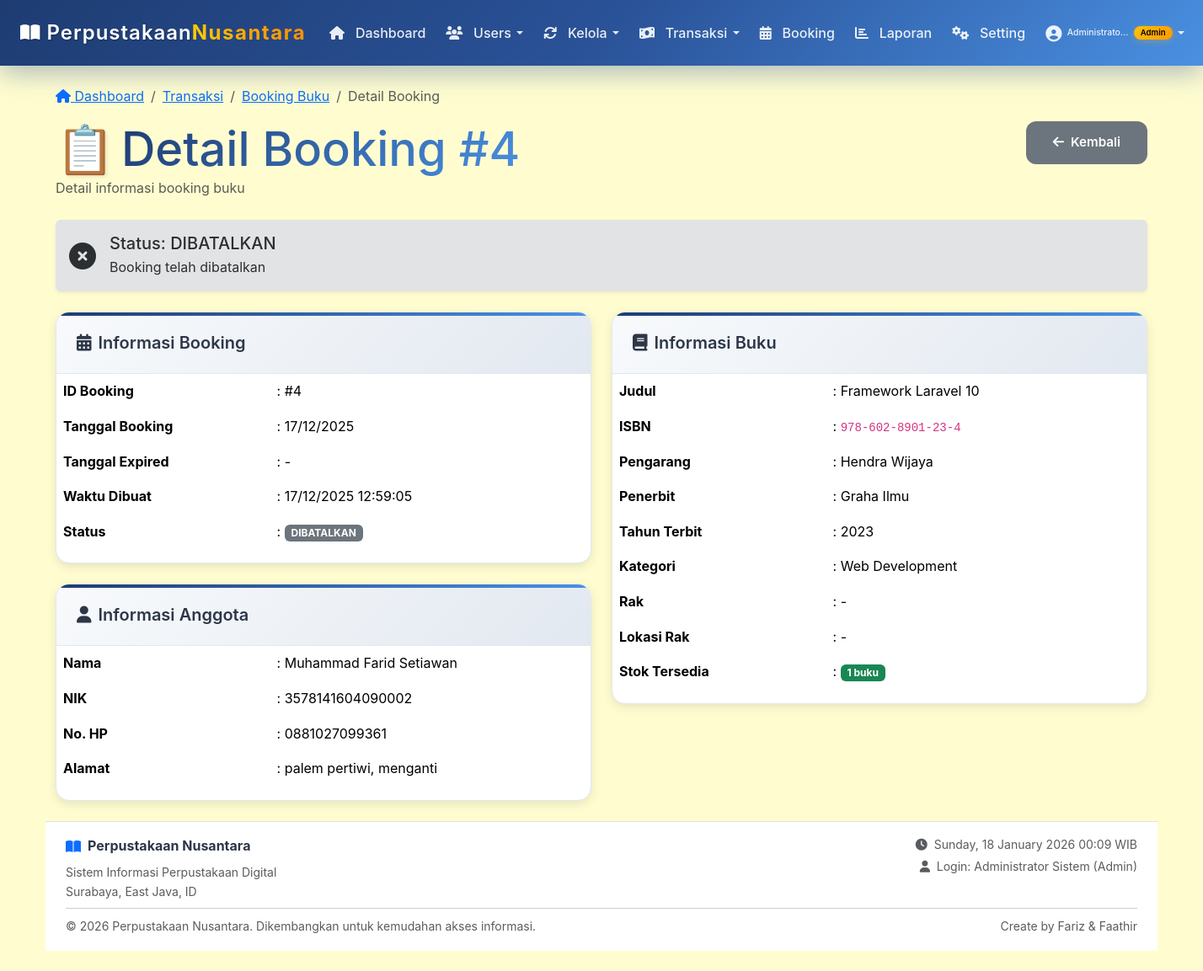
/admin/transaksi/booking/detail.php?id=4 (signed in), run on the app's committed database.
### tables this page shows
CREATE TABLE `booking` (
  `id_booking` int(11) NOT NULL,
  `nik` varchar(20) NOT NULL,
  `isbn` varchar(20) NOT NULL,
  `tanggal_booking` date NOT NULL,
  `status` enum('menunggu','dibatalkan','dipinjam') DEFAULT 'menunggu',
  `expired_at` date NOT NULL,
  `created_at` timestamp NOT NULL DEFAULT current_timestamp()
);

CREATE TABLE `anggota` (
  `nik` varchar(20) NOT NULL,
  `nama` varchar(100) NOT NULL,
  `no_hp` varchar(15) DEFAULT NULL,
  `alamat` text NOT NULL,
  `created_at` timestamp NOT NULL DEFAULT current_timestamp(),
  `user_id` int(11) DEFAULT NULL
);

CREATE TABLE `buku` (
  `isbn` varchar(20) NOT NULL,
  `judul` varchar(100) NOT NULL,
  `pengarang` varchar(50) NOT NULL,
  `id_penerbit` int(11) DEFAULT NULL,
  `id_rak` int(11) DEFAULT NULL,
  `tahun_terbit` int(4) NOT NULL,
  `stok_total` int(11) DEFAULT 0,
  `stok_tersedia` int(11) DEFAULT 0,
  `status` varchar(20) DEFAULT 'tersedia',
  `created_at` timestamp NOT NULL DEFAULT current_timestamp()
);

CREATE TABLE `penerbit` (
  `id_penerbit` int(11) NOT NULL,
  `nama_penerbit` varchar(100) NOT NULL,
  `alamat` text DEFAULT NULL,
  `telepon` varchar(15) DEFAULT NULL,
  `email` varchar(100) DEFAULT NULL,
  `created_at` timestamp NOT NULL DEFAULT current_timestamp()
);

### includes/functions.php (called while the page is built, shortened)
<?php
if (!function_exists('formatTanggal')) {
    function formatTanggal($date, $format = 'd/m/Y') {
        if (empty($date) || $date === '0000-00-00') {
            return '-';
        }
        return date($format, strtotime($date));
    }
}
?>

### admin/transaksi/booking/detail.php (the view, shortened to what this page needs)
<?php
require_once '../../../includes/functions.php';
include '../../../config/database.php';
$booking_id = isset($_GET['id']) ? (int)$_GET['id'] : 0;
try {
    $stmt = $conn->prepare("
        SELECT b.*,
        a.nama, a.alamat, a.no_hp,
        bk.judul, bk.pengarang, bk.tahun_terbit, bk.stok_tersedia,
        p.nama_penerbit,
        r.kode_rak, r.lokasi as lokasi_rak,
        DATEDIFF(b.expired_at, CURDATE()) as days_until_expire
        FROM booking b
        JOIN anggota a ON b.nik = a.nik
        JOIN buku bk ON b.isbn = bk.isbn
        LEFT JOIN penerbit p ON bk.id_penerbit = p.id_penerbit
        LEFT JOIN rak r ON bk.id_rak = r.id_rak
        WHERE b.id_booking = ?
    ");
    $stmt->execute([$booking_id]);
    $booking = $stmt->fetch();
    $stmt = $conn->prepare("
        SELECT k.nama_kategori
        FROM kategori k
        JOIN buku_kategori bk ON k.id_kategori = bk.id_kategori
        WHERE bk.isbn = ?
    ");
    $stmt->execute([$booking['isbn']]);
    $kategori_list = $stmt->fetchAll(PDO::FETCH_COLUMN);
} catch (Exception $e) {
    setFlashMessage('Error: ' . $e->getMessage(), 'error');
    redirect('index.php');
}
include '../../../includes/header.php';
?>
<div class="container py-4">
    <div class="d-flex justify-content-between align-items-center mb-4">
        <div>
            <nav aria-label="breadcrumb">
                <ol class="breadcrumb">
                    <li class="breadcrumb-item">
                        <a href="../../dashboard.php"><i class="fas fa-home"></i> Dashboard</a>
                    </li>
                    <li class="breadcrumb-item">
                        <a href="../transaksi/peminjaman.php">Transaksi</a>
                    </li>
                    <li class="breadcrumb-item">
                        <a href="index.php">Booking Buku</a>
                    </li>
                    <li class="breadcrumb-item active">Detail Booking</li>
                </ol>
            </nav>
            <h1 class="h3 mb-0 title-container">
                <span class="logo-emoji">📋</span>
                <span class="title-gradient">Detail Booking #<?= $booking['id_booking'] ?></span>
            </h1>
            <p class="text-muted mb-0">Detail informasi booking buku</p>
        </div>
        <div>
            <a href="index.php" class="btn btn-modern btn-secondary">
                <i class="fas fa-arrow-left me-2"></i>Kembali
            </a>
        </div>
    </div>
    <?php
    $is_expired = ($booking['status'] == 'menunggu' && $booking['days_until_expire'] < 0);
    $status_class = '';
    $status_icon = '';
    $status_message = '';
    switch($booking['status']) {
        case 'dibatalkan':
            $status_class = 'secondary';
            $status_icon = 'fa-times-circle';
            $status_message = 'Booking telah dibatalkan';
            break;
    }
    ?>
    <div class="alert alert-<?= $status_class ?> border-0 shadow-sm mb-4">
        <div class="d-flex align-items-center">
            <i class="fas <?= $status_icon ?> fa-2x me-3"></i>
            <div>
                <h5 class="mb-1">Status: <?= strtoupper($booking['status']) ?></h5>
                <p class="mb-0"><?= $status_message ?></p>
            </div>
        </div>
    </div>
    <div class="row">
        <div class="col-md-6">
            <div class="modern-card mb-4">
                <div class="card-header-modern">
                    <h5 class="card-title-modern mb-0">
                        <i class="fas fa-calendar-alt me-2"></i>Informasi Booking
                    </h5>
                </div>
                <div class="card-body">
                    <table class="table table-borderless">
                        <tr>
                            <td width="40%"><strong>ID Booking</strong></td>
                            <td>: #<?= $booking['id_booking'] ?></td>
                        </tr>
                        <tr>
                            <td><strong>Tanggal Booking</strong></td>
                            <td>: <?= formatTanggal($booking['tanggal_booking']) ?></td>
                        </tr>
                        <tr>
                            <td><strong>Tanggal Expired</strong></td>
                            <td class="<?= $is_expired ? 'text-danger fw-bold' : '' ?>">
                                : <?= formatTanggal($booking['expired_at']) ?>
                            </td>
                        </tr>
                        <tr>
                            <td><strong>Waktu Dibuat</strong></td>
                            <td>: <?= date('d/m/Y H:i:s', strtotime($booking['created_at'])) ?></td>
                        </tr>
                        <tr>
                            <td><strong>Status</strong></td>
                            <td>
                                : <span class="badge bg-<?= $status_class ?>">
                                    <?= strtoupper($booking['status']) ?>
                                </span>
                            </td>
                        </tr>
                    </table>
                </div>
            </div>
            <div class="modern-card mb-4">
                <div class="card-header-modern">
                    <h5 class="card-title-modern mb-0">
                        <i class="fas fa-user me-2"></i>Informasi Anggota
                    </h5>
                </div>
                <div class="card-body">
                    <table class="table table-borderless">
                        <tr>
                            <td width="40%"><strong>Nama</strong></td>
                            <td>: <?= htmlspecialchars($booking['nama']) ?></td>
                        </tr>
                        <tr>
                            <td><strong>NIK</strong></td>
                            <td>: <?= htmlspecialchars($booking['nik']) ?></td>
                        </tr>
                        <tr>
                            <td><strong>No. HP</strong></td>
                            <td>: <?= $booking['no_hp'] ? htmlspecialchars($booking['no_hp']) : '-' ?></td>
                        </tr>
                        <tr>
                            <td><strong>Alamat</strong></td>
                            <td>: <?= htmlspecialchars($booking['alamat']) ?></td>
                        </tr>
                    </table>
                </div>
            </div>
        </div>
        <div class="col-md-6">
            <div class="modern-card mb-4">
                <div class="card-header-modern">
                    <h5 class="card-title-modern mb-0">
                        <i class="fas fa-book me-2"></i>Informasi Buku
                    </h5>
                </div>
                <div class="card-body">
                    <table class="table table-borderless">
                        <tr>
                            <td width="40%"><strong>Judul</strong></td>
                            <td>: <?= htmlspecialchars($booking['judul']) ?></td>
                        </tr>
                        <tr>
                            <td><strong>ISBN</strong></td>
                            <td>: <code><?= htmlspecialchars($booking['isbn']) ?></code></td>
                        </tr>
                        <tr>
                            <td><strong>Pengarang</strong></td>
                            <td>: <?= htmlspecialchars($booking['pengarang']) ?></td>
                        </tr>
                        <tr>
                            <td><strong>Penerbit</strong></td>
                            <td>: <?= $booking['nama_penerbit'] ? htmlspecialchars($booking['nama_penerbit']) : '-' ?></td>
                        </tr>
                        <tr>
                            <td><strong>Tahun Terbit</strong></td>
                            <td>: <?= $booking['tahun_terbit'] ?></td>
                        </tr>
                        <tr>
                            <td><strong>Kategori</strong></td>
                            <td>: <?= $kategori_list ? implode(', ', $kategori_list) : '-' ?></td>
                        </tr>
                        <tr>
                            <td><strong>Rak</strong></td>
                            <td>: <?= $booking['kode_rak'] ? htmlspecialchars($booking['kode_rak']) : '-' ?></td>
                        </tr>
                        <tr>
                            <td><strong>Lokasi Rak</strong></td>
                            <td>: <?= $booking['lokasi_rak'] ? htmlspecialchars($booking['lokasi_rak']) : '-' ?></td>
                        </tr>
                        <tr>
                            <td><strong>Stok Tersedia</strong></td>
                            <td>
                                : <span class="badge bg-<?= $booking['stok_tersedia'] > 0 ? 'success' : 'danger' ?>">
                                    <?= $booking['stok_tersedia'] ?> buku
                                </span>
                            </td>
                        </tr>
                    </table>
                </div>
            </div>
<?php include '../../../includes/footer.php'; ?>

### assets/css/style.css (style rules this page uses)
:root { --primary-gradient: linear-gradient(135deg, #667eea 0%, #764ba2 100%); --secondary-gradient: linear-gradient(135deg, #f093fb 0%, #f5576c 100%); --success-gradient: linear-gradient(135deg, #4facfe 0%, #00f2fe 100%); --dark-bg: #1a1d29; --card-bg: #ffffff; --text-primary: #2d3748; --text-secondary: #718096; --border-color: #e2e8f0; --shadow-sm: 0 2px 4px rgba(0,0,0,0.05); --shadow-md: 0 4px 12px rgba(0,0,0,0.1); --shadow-lg: 0 8px 25px rgba(0,0,0,0.15); --border-radius: 16px; --transition: all 0.3s cubic-bezier(0.4, 0, 0.2, 1); }
* { margin: 0; padding: 0; box-sizing: border-box; }
html { height: 100%; }
body { font-family: 'Inter', sans-serif; background: #FFFDD0; color: var(--text-primary); line-height: 1.6; min-height: 100vh; display: flex; flex-direction: column; margin: 0; padding: 0; }
body > .container, #main-wrapper > .container { flex: 1 0 auto; width: 100%; padding-bottom: 2rem; }
.modern-card { background: var(--card-bg); border: 1px solid var(--border-color); border-radius: var(--border-radius); box-shadow: var(--shadow-md); transition: var(--transition); overflow: hidden; position: relative; }
.modern-card::before { content: ''; position: absolute; top: 0; left: 0; right: 0; height: 4px; background: linear-gradient(135deg, #1e3c72 0%, #4A90E2 100%); }
.card-header-modern { background: linear-gradient(135deg, #f8fafc 0%, #e2e8f0 100%); border: none; padding: 1.5rem; border-bottom: 1px solid var(--border-color); }
.card-title-modern { font-size: 1.25rem; font-weight: 600; margin: 0; color: var(--text-primary); }
.btn-modern { border: none; border-radius: 12px; padding: 0.875rem 2rem; font-weight: 600; font-size: 0.95rem; transition: var(--transition); position: relative; overflow: hidden; }
.title-container { display: flex; align-items: center; flex-wrap: nowrap; gap: 0.5rem; width: 100%; }
.logo-emoji { font-size: 3rem; display: inline-block; flex-shrink: 0; color: initial; background: none; -webkit-text-fill-color: initial; text-shadow: 2px 2px 4px rgba(0,0,0,0.1); animation: logoFloat 3s ease-in-out infinite; }
.title-gradient { background: linear-gradient(135deg, #1e3c72 0%, #4A90E2 100%); background-clip: text; -webkit-background-clip: text; -webkit-text-fill-color: transparent; display: inline-block; flex: 1; line-height: 1.2; word-break: keep-all; }
@media (min-width: 1200px) { .title-gradient { font-size: 3.5rem; } }
@media (min-width: 1200px) { .logo-emoji { font-size: 3.5rem; } }

### includes/header.php (style rules this page uses)
body { font-family: 'Inter', -apple-system, BlinkMacSystemFont, 'Segoe UI', Roboto, sans-serif; }

### data on the page
booking: id_booking "4", status "DIBATALKAN", status "Booking telah dibatalkan", tanggal_booking "17/12/2025", expired_at "-", created_at "17/12/2025 12:59:05", nik.nama "Muhammad Farid Setiawan", nik "3578141604090002", nik.no_hp "0881027099361", nik.alamat "palem pertiwi, menganti", isbn.judul "Framework Laravel 10", isbn "978-602-8901-23-4", isbn.pengarang "Hendra Wijaya", penerbit.nama_penerbit "Graha Ilmu", isbn.tahun_terbit "2023", isbn.stok_tersedia "1"

### other printed values
strlen($nama) > 12 ? substr($nama, 0, 12) . '...' : $nama "Administrato..."
$badge_text "Admin"
implode(', ', $kategori_list) "Web Development"
SITE_NAME "Perpustakaan Nusantara"
$SISTEM['alamat_perpustakaan'] "Surabaya, East Java, ID"
$current_user['nama'] "Administrator Sistem"
str_replace('_', ' ', $current_user['role']) "Admin"
